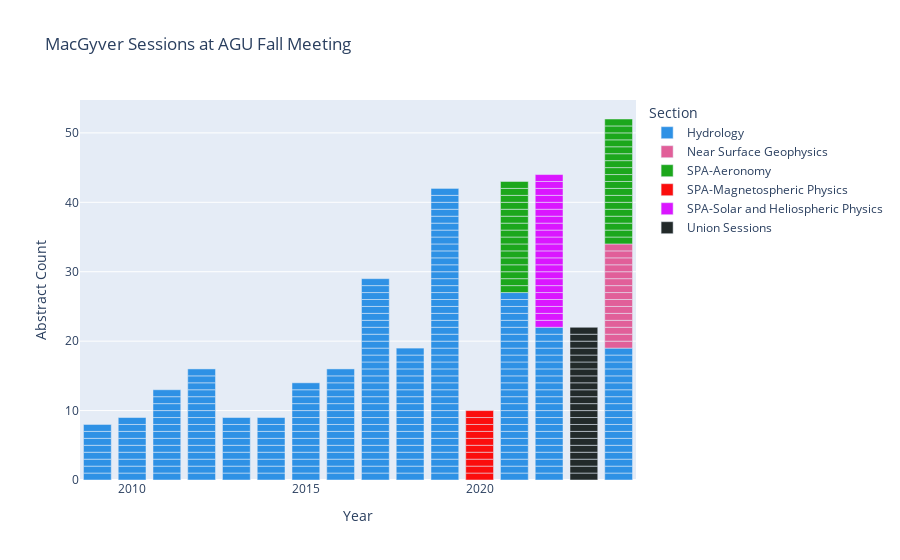

This figure's notebook cell:
### Code cell
# AGU Fall Meeting 

import plotly.graph_objects as go
import plotly.express as px
import pandas as pd


titlestring = "MacGyver Sessions at AGU Fall Meeting"
# data
# Read the .bib file
with open('macgyver.bib', 'r') as bibtex_file:
    bib_database = bibtexparser.load(bibtex_file)

# Convert to DataFrame
df = pd.DataFrame(bib_database.entries)

# Data handling:
df['Year'] = pd.to_numeric(df['year']) # Cast to numeric 
df['Abstract Count'] = 1 # for bar chart purposes
# Remove curly braces using str.replace()
df['title'] = df['title'].str.replace(r'[{}]', '', regex=True)
df['title'] = df['title'].str.replace(r'[/]', '', regex=True)
df['title'] = df['title'].str.replace(r'[\"]', '', regex=True)
df['author'] = df['author'].str.replace(r'[{}]', '', regex=True)
df['author'] = df['author'].str.replace(r'[~]', '', regex=True)

# Wrap the text and replace newlines with <br>
df['wrapped_author'] = df['author'].fillna('').str.wrap(50).apply(lambda x: x.replace('\n', '<br>'))
df["author"] = df["wrapped_author"]
df['wrapped_title'] = df['title'].fillna('').str.wrap(50).apply(lambda x: x.replace('\n', '<br>'))
df["title"] = df["wrapped_title"]


# Filter to just Fall Meeting abstracts:
# df = df[df.booktitle == "AGU Fall Meeting Abstracts"]

df["Section Code"] = df["eid"].str.slice(0, 2).apply(lambda x: ''.join(y for y in x if not y.isdigit()))
lookup_df = pd.read_csv("AGU Sections.csv")
lookup_dict = lookup_df.set_index('Section Code')['Section'].to_dict()
# Map the values using the dictionary
df['Section'] = df["Section Code"].map(lookup_dict)
df = df.sort_values(by='Section')
df.shape

fig = px.bar(df, x='Year', y = 'Abstract Count', color='Section',
            color_discrete_sequence=px.colors.qualitative.Dark24,
            title = titlestring,
            hover_name = "title",
            hover_data={"author": True, "eid": True, "adsurl": True, "Abstract Count": False})#"adsurl"})
# fig.data[-1].text = sums

fig.update_traces(textposition='inside')
fig.show()
fig.write_html("plots/"+titlestring +" Histogram_Labeled.html")

### Figure 1 — Plotly figure (JSON) as saved in the notebook; plotly's stock layout.template omitted (floating-point values rounded to 4 significant figures; data arrays with more than 128 entries replaced by an {"elided": "..."} marker saying what was removed)
{"data": [{"customdata": {"elided": "252x3 str values"}, "hovertemplate": "<b>%{hovertext}</b><br><br>Section=Hydrology<br>Year=%{x}<br>author=%{customdata[0]}<br>eid=%{customdata[1]}<br>adsurl=%{customdata[2]}<extra></extra>", "hovertext": {"elided": "252 str values"}, "legendgroup": "Hydrology", "marker": {"color": "#2E91E5", "pattern": {"shape": ""}}, "name": "Hydrology", "orientation": "v", "showlegend": true, "textposition": "inside", "type": "bar", "x": {"elided": "252 int values"}, "xaxis": "x", "y": {"elided": "252 int values"}, "yaxis": "y"}, {"customdata": [["Cadle, Nathan", "NS13B-1249", "https://ui.adsabs.harvard.edu/abs/2024AGUFMNS13B1249C"], ["Lathrop, Daniel Perry and Myers, Heidi Patricia<br>and Taffel, Meyer and Pick-Aluas, Alexandra and<br>Lekic, Vedran", "NS13B-1236", "https://ui.adsabs.harvard.edu/abs/2024AGUFMNS13B1236L"], ["Natoo, Aditya", "NS13B-1239", "https://ui.adsabs.harvard.edu/abs/2024AGUFMNS13B1239N"], ["Ziegenfus, Michael", "NS13B-1238", "https://ui.adsabs.harvard.edu/abs/2024AGUFMNS13B1238Z"], ["Pappas, Bryce and Herman, Rhett B.", "NS13B-124", "https://ui.adsabs.harvard.edu/abs/2024AGUFMNS13B.124P"], ["Pick-Aluas, Alexandra and Jaross, Elaine and<br>Lekic, Vedran and Lathrop, Daniel Perry", "NS13B-1235", "https://ui.adsabs.harvard.edu/abs/2024AGUFMNS13B1235P"], ["Tulban, Brandon and Dogan, Mine", "NS13B-1248", "https://ui.adsabs.harvard.edu/abs/2024AGUFMNS13B1248T"], ["Johnson, Jeffrey Bruce and Anderson, Jacob and<br>Mock, Jerry and Walsh, Owen and Pineda, Armando<br>and Rosenblatt, Bryan", "NS13B-1242", "https://ui.adsabs.harvard.edu/abs/2024AGUFMNS13B1242J"], ["Szabad, Eniko and Martin, Kaleb and Stipes, Em and<br>Herman, Rhett B.", "NS13B-1246", "https://ui.adsabs.harvard.edu/abs/2024AGUFMNS13B1246S"], ["Blanchy, Guillaume and Watlet, Arnaud and<br>Kaufmann, Olivier and Fargier, Yannick and Guyard,<br>H\\'el\\`ene and Cl\\'ement, R\\'emi", "NS13B-1245", "https://ui.adsabs.harvard.edu/abs/2024AGUFMNS13B1245B"], ["Smith, Athena and Herman, Rhett B.", "NS13B-1243", "https://ui.adsabs.harvard.edu/abs/2024AGUFMNS13B1243S"], ["Reinhardt, Alyssa and Gallagher, Timothy M.", "NS13B-1237", "https://ui.adsabs.harvard.edu/abs/2024AGUFMNS13B1237R"], ["Proffitt, Hannah and Tsoflias, Georgios P.", "NS13B-1241", "https://ui.adsabs.harvard.edu/abs/2024AGUFMNS13B1241P"], ["O'Hara, Garrett and Herman, Rhett B.", "NS13B-1247", "https://ui.adsabs.harvard.edu/abs/2024AGUFMNS13B1247O"], ["Paul, Em", "NS13B-1244", "https://ui.adsabs.harvard.edu/abs/2024AGUFMNS13B1244P"]], "hovertemplate": "<b>%{hovertext}</b><br><br>Section=Near Surface Geophysics<br>Year=%{x}<br>author=%{customdata[0]}<br>eid=%{customdata[1]}<br>adsurl=%{customdata[2]}<extra></extra>", "hovertext": ["Testing the Longitudinal Crushing Strength of the<br>Alaskan Sea Ice Using a Self-Built Clamp System", "An Unmanned Aerial System for Detecting Near-<br>Surface Anomalies in Urban Environments", "Development of a Advanced Portable Environmental<br>Quality Monitoring Payload Installed on a UAVUGV", "Determining Light Extinction Through Arctic Sea<br>Ice Using a Self-Built Device", "Exploring Atmospheric Light Attenuation With Two<br>Self-Built Multi-Wavelength Sensors", "A Frequency-Domain EM System for Near-Surface<br>Conductivity Mapping in Urban Environments", "Spatiotemporal Monitoring of the Infiltration<br>Process Affected by Tree Roots", "Low cost infrasound sensors in dangerous places:<br>Adventures of the Gem in hostile volcanic<br>environments", "Raspberry Pi Based Studies of Data From the Global<br>Navigation Satellite Systems", "OhmPi: an Open-Hardware Resistivity-meter v2024", "Measuring 3D Wind Velocity Using a Self-Built Load<br>Cell Anemometer", "Detection of Seasonal Mineral Weathering and<br>Respiration Signals in Abandoned Mine Tailings<br>with Soil Porespace O2 and CO2 Data", "Local earthquake monitoring using RaspberryShake<br>seismometers: A case study in Kansas", "Sea Ice Seismicity Near Utqia\\.gvik, Alaska, Using<br>an Inexpensive Triaxial Seismic Sensor", "Measuring Carbon Dioxide Efflux From Arctic<br>Environments During the Non-Growing Season"], "legendgroup": "Near Surface Geophysics", "marker": {"color": "#E15F99", "pattern": {"shape": ""}}, "name": "Near Surface Geophysics", "orientation": "v", "showlegend": true, "textposition": "inside", "type": "bar", "x": [2024, 2024, 2024, 2024, 2024, 2024, 2024, 2024, 2024, 2024, 2024, 2024, 2024, 2024, 2024], "xaxis": "x", "y": [1, 1, 1, 1, 1, 1, 1, 1, 1, 1, 1, 1, 1, 1, 1], "yaxis": "y"}, {"customdata": [["Kuzub, Jeremy", "SA32A-05", "https://ui.adsabs.harvard.edu/abs/2021AGUFMSA32A..05K"], ["Aguilar Guerrero, Jaime", "SA11A-05", "https://ui.adsabs.harvard.edu/abs/2024AGUFMSA11A..05A"], ["Poh, Gangkai and Erinfolami, Funmilayo and Connor,<br>Hyunju KIM and Larson, Sierra and Owalabi, Charles", "SA11A-02", "https://ui.adsabs.harvard.edu/abs/2024AGUFMSA11A..02P"], ["Cohen, Austin and Ozturk, Dogacan Su and Barkley-<br>Griggs, Jonah and Ledvina, Vincent and Reeve,<br>Whitham D. and Hampton, Donald L. and Schoening,<br>Lori and Connor, Hyunju KIM and Keesee, Amy M.", "SA11A-01", "https://ui.adsabs.harvard.edu/abs/2024AGUFMSA11A..01C"], ["Connors, Martin G. and Schofield, Ian and Aryal,<br>Raju", "SA11A-08", "https://ui.adsabs.harvard.edu/abs/2024AGUFMSA11A..08C"], ["Cerwin, Steve and McMahan, Jesse and Papadopoulos,<br>Alexandros and Piccini, Gerard and Bilberry, Paul<br>and Samuel, Blackshear and Collins, Kristina and<br>Frissell, Nathaniel A.", "SA11A-04", "https://ui.adsabs.harvard.edu/abs/2024AGUFMSA11A..04C"], ["Knuth, Jenny and Lucas, Greg and Berger, Thomas<br>and Brooks, Keira", "SA11A-07", "https://ui.adsabs.harvard.edu/abs/2024AGUFMSA11A..07K"], ["Lundkvist, Anders and Kuznetsova, Masha and Mays,<br>M. Leila and Olsson, Elon and Resnick, Elana and<br>MacDonald, Elizabeth and Brandt Edson, Laura", "SA11A-06", "https://ui.adsabs.harvard.edu/abs/2024AGUFMSA11A..06L"], ["Ledvina, Vincent and Kuzub, Jeremy", "SA13A-2732", "https://ui.adsabs.harvard.edu/abs/2024AGUFMSA13A2732L"], ["Nguyen, Cuong D. and Frissell, Nathaniel A. and<br>Gibbons, John and Boedicker, Rachel K. and Zorman,<br>Christian and Collins, Kristina and Engelke,<br>William and Atkison, Travis and Blackwell, William<br>and Robinett, Rob S. and et al.", "SA13A-273", "https://ui.adsabs.harvard.edu/abs/2024AGUFMSA13A.273N"], ["Dykema, Alicia and Bering, Edgar A. and Renshaw,<br>Andrew L. and Sosa, Diego and Mendez, Joshlyn and<br>Ruszkowski, Jason", "SA13A-2729", "https://ui.adsabs.harvard.edu/abs/2024AGUFMSA13A2729D"], ["Usis, Maris and Schwartz, Laura and Goodman, Adam<br>and Sastry, Shashank and Kazdan, David and<br>Collins, Kristina", "SA13A-2727", "https://ui.adsabs.harvard.edu/abs/2024AGUFMSA13A2727U"], ["Leamon, Robert James and Kim, Soo-Hyung", "SA13A-2724", "https://ui.adsabs.harvard.edu/abs/2024AGUFMSA13A2724L"], ["Kreisler, Steve and Strub, Richard F. and<br>Ravindran, Ashwinraj and Ravindran, Adarshraj and<br>Smith, Harman and Gershman, Daniel J. and Le, Guan<br>and Giles, Barbara L. and Burch, James and<br>Genestreti, Kevin James and et al.", "SA13A-2731", "https://ui.adsabs.harvard.edu/abs/2024AGUFMSA13A2731K"], ["Guarnieri, Fernando L. and Vieira, Luis Eduardo A.<br>and Tavares, Felipe and Dal Lago, Alisson and de<br>Oliveira, Ivan and Carlesso, Franciele", "SA13A-2725", "https://ui.adsabs.harvard.edu/abs/2024AGUFMSA13A2725G"], ["Farny, Caleb and Bland, Geoff and Ogiemwonyi, Lisa<br>and Bulakh, Bogdana and Haley, Samuel and<br>Koukouchkina, Lorenzo and Li, Jingshou and Lin,<br>Weinuo and Menon, Natalie and Pulake, Ani and et<br>al.", "SA13A-2728", "https://ui.adsabs.harvard.edu/abs/2024AGUFMSA13A2728F"], ["Hozumi, Kornyanat and Frissell, Nathaniel A. and<br>Griffiths, Gwyn and Chou, Min-Yang", "SA13A-2726", "https://ui.adsabs.harvard.edu/abs/2024AGUFMSA13A2726H"], ["Resnick, Elana and Kuznetsova, Masha and Mays, M.<br>Leila and Zheng, Yihua and Mullinix, Richard and<br>Wiegand, Chiu and Olsson, Elon and Lundkvist,<br>Anders and MacDonald, Elizabeth and Brandt Edson,<br>Laura and et al.", "SA13A-2723", "https://ui.adsabs.harvard.edu/abs/2024AGUFMSA13A2723R"], ["Piccini, Gerard and McGwier, Robert and Spalletta,<br>Robert and Frissell, Nathaniel A. and Mokhtari,<br>Majid and Erickson, Philip", "SA11A-03", "https://ui.adsabs.harvard.edu/abs/2024AGUFMSA11A..03P"], ["Cerwin, Steve and Collins, Kristina and Joshi, Dev<br>and Frissell, Nathaniel", "SA32A-02", "https://ui.adsabs.harvard.edu/abs/2021AGUFMSA32A..02C"], ["Joshi, Dev and Frissell, Nathaniel and Sharwar, M.<br>and Sami, Simal and Ruohoniemi, J. Michael and<br>Baker, Joseph and Coster, Anthea and Erickson,<br>Philip and Liles, William and Vierinen, Juha and<br>et al.", "SA35F-1954", "https://ui.adsabs.harvard.edu/abs/2021AGUFMSA35F1954J"], ["Obenberger, Kenneth and Pung, Aaron and Dao,<br>Eugene and Fallen, Christopher", "SA32A-03", "https://ui.adsabs.harvard.edu/abs/2021AGUFMSA32A..03O"], ["Casente, David and Elia, Joanna and Collins,<br>Kristina", "SA35F-1951", "https://ui.adsabs.harvard.edu/abs/2021AGUFMSA35F1951C"], ["Romanek, Veronica and Frissell, Nathaniel and<br>Joshi, Dev and Liles, William and Trop, Claire and<br>Collins, Kristina and Perry, Gareth", "SA32A-08", "https://ui.adsabs.harvard.edu/abs/2021AGUFMSA32A..08R"], ["Mathanlal, Thasshwin and Vakkada Ramachandran,<br>Abhilash and Zorzano, Maria-Paz and Martin-Torres,<br>Javier", "SA32A-01", "https://ui.adsabs.harvard.edu/abs/2021AGUFMSA32A..01M"], ["Musset, Sophie and Glesener, Lindsay and Fortson,<br>Lucy and Kapsiak, Charles and Ostlund, Erik and<br>Alnahari, Suhail and Jeunon, Mariana and Zhang,<br>Yixian and Panesar, Navdeep and Fleishman, Gregory<br>and et al.", "SA32A-07", "https://ui.adsabs.harvard.edu/abs/2021AGUFMSA32A..07M"], ["Henley, Chase and Moldwin, Mark and Ojeda, Lauro", "SA35F-1956", "https://ui.adsabs.harvard.edu/abs/2021AGUFMSA35F1956H"], ["Ledvina, Vincent and MacDonald, Elizabeth and<br>Barkhouse, Wayne and Young, Timothy and McCormack,<br>Michael and Collins, Steve", "SA32A-04", "https://ui.adsabs.harvard.edu/abs/2021AGUFMSA32A..04L"], ["Madey, Julius and Witten, David and Kim, Hyomin<br>and Frissell, Nathaniel", "SA35F-1950", "https://ui.adsabs.harvard.edu/abs/2021AGUFMSA35F1950M"], ["Hobart, Joseph R. and Farmer, James and Mikitin,<br>Gary and Waugh, David and Benedict, Robert and<br>Collins, Kristina and Kazdan, David and Gibbons,<br>John and Frissell, Nathaniel", "SA35F-1949", "https://ui.adsabs.harvard.edu/abs/2021AGUFMSA35F1949H"], ["Witteman, Andy and MacDonald, Elizabeth", "SA35F-1953", "https://ui.adsabs.harvard.edu/abs/2021AGUFMSA35F1953W"], ["Roosnovo, Alexandra and Chi, Peter and Petit, Noel", "SA35F-1955", "https://ui.adsabs.harvard.edu/abs/2021AGUFMSA35F1955R"], ["Wilson, Gabriel and Maldonado, Carlos and Coffey,<br>Victoria and McHarg, Matthew", "SA35F-1952", "https://ui.adsabs.harvard.edu/abs/2021AGUFMSA35F1952W"], ["Hunnekuhl, Michael and MacDonald, Elizabeth and<br>Swanson, Ben and Stone, James and Voss, Stephen<br>and Chernenkoff, Alexei and Standring, Will and<br>Stott, Dallas and Atkins, Rodney and Ward, Stephen<br>and et al.", "SA35F-1957", "https://ui.adsabs.harvard.edu/abs/2021AGUFMSA35F1957H"]], "hovertemplate": "<b>%{hovertext}</b><br><br>Section=SPA-Aeronomy<br>Year=%{x}<br>author=%{customdata[0]}<br>eid=%{customdata[1]}<br>adsurl=%{customdata[2]}<extra></extra>", "hovertext": ["AurorEye: Prototype for a Highly Portable COTS RGB<br>All-Sky Imager Station", "Engaging the Public in Heliophysics: Deploying<br>Atmospheric Data to AR and VR Platforms for<br>Education and Outreach", "Maryland Space Weather UnderGround Research and<br>Outreach Program: Pushing the Boundaries of Next-<br>Generation Low-Cost Ground Magnetometers", "A Low-cost Space Weather Observatory for the UAF<br>Space Weather UnderGround High School Participants", "Geomagnetic and Geoelectric Fields Measured with<br>Modern Microcontrollers, Analog Front Ends, Solar<br>Power, and IoT Connectivity", "HamSCI HF Multipath Propagation Mode Analysis<br>Using Amateur Radios and Audio Waveforms Sensitive<br>to Time Difference of Arrival (TDOA)", "Visualizing Space Weather: SWx TREC Space Weather<br>Applications Bring Data to Life", "Experience the May 2024 Geomagnetic Storm with<br>OpenSpace, CCMC, and Aurorasaurus Citizen Science<br>Reports", "AurorEye: Production of a Portable, Off-the-Shelf<br>Automated All-Sky Aurora Camera", "High Frequency Radio Receivers for Ionospheric<br>Observations in the HamSCI Personal Space Weather<br>Station Network", "Field Spectroscopy of the Ionospheric AirGlow<br>Reflector Experiments as an Expansion of<br>Undergraduate Physics Research at the University<br>of Houston", "HF Propagation Experiment Utilizing CHU Beacon<br>During the April 2024 Solar Eclipse: A<br>Collaborative Approach to Ionospheric Research", "Stumpy's Last Stand: Effects of the Solar Cycle<br>and Solar Max on Washington's Cherry Blossoms", "Science Investigations and Graphics Generation<br>using the MMS Data Visualizer - MMS VIS", "Proof of Concept Prototype of a Spectral Camera<br>Based on Holographic Filters for the Galileo Solar<br>Space Telescope (GSST)", "AquaROVER and TerraROVER Engineering Design<br>Improvements", "HamSCI as a Novel Dataset to Validate Ionospheric<br>Models", "Explore space weather and the Heliophysics Big<br>Year (HBY) through storm narratives using<br>Community Coordinated Modeling Center's (CCMC)<br>hands-on tools", "A Low-Cost Low-Power Chirp Ionosonde for Studying<br>Eclipse Ionospheric Impacts", "Experimental and Computational Methods to Analyze<br>Complex Doppler Behavior of Ionospherically<br>Induced Doppler Shifts on HF Signals", "Observations of Mid-latitude Irregularities Using<br>the Oblique Ionosonde Sounding Mode for the HamSCI<br>Personal Space Weather Station", "Leveraging Natural and Anthropogenic HF Noise as<br>an Ionospheric Sounder", "Data Analysis Pipeline for Distributed Doppler<br>Measurements Using Citizen Science Datasets From<br>2020 and 2021 Eclipse Festival Campaigns", "HF Doppler Observations of Traveling Ionospheric<br>Disturbances in the WWV Signal Received with a<br>Network of Low-Cost HamSCI Personal Space Weather<br>Stations", "PACKMAN An Open Source, Portable Instrument to<br>Investigate Space Weather", "Solar Jet Hunter: a citizen science investigation<br>of coronal solar jets", "Performance Characterization of a low cost ZED-F9P<br>GNSS Receiver for Ionospheric Total Electron<br>Content Observations", "The North Dakota Dual Aurora Camera (NoDDAC), a<br>student-led citizen science project: one-year<br>retrospective, future developments, and scientific<br>potential", "An Easily Constructed High Resolution 3 Axis<br>Magnetometer for Backyard Citizen Science", "Construction and Operation of a HamSCI Grape<br>Version 1 Personal Space Weather Station: A<br>Citizen Scientists Perspective", "MacGyverying, modern astrophotography, and the<br>aurora citizen scientist", "On Using MEMS Magnetometers for Ground-based Space<br>Weather Observations", "Comparison between observations of APS and FPMU on<br>board the ISS", "Robust techniques to improve high quality<br>triangulations of contemporaneous citizen science<br>observations of STEVE"], "legendgroup": "SPA-Aeronomy", "marker": {"color": "#1CA71C", "pattern": {"shape": ""}}, "name": "SPA-Aeronomy", "orientation": "v", "showlegend": true, "textposition": "inside", "type": "bar", "x": [2021, 2024, 2024, 2024, 2024, 2024, 2024, 2024, 2024, 2024, 2024, 2024, 2024, 2024, 2024, 2024, 2024, 2024, 2024, 2021, 2021, 2021, 2021, 2021, 2021, 2021, 2021, 2021, 2021, 2021, 2021, 2021, 2021, 2021], "xaxis": "x", "y": [1, 1, 1, 1, 1, 1, 1, 1, 1, 1, 1, 1, 1, 1, 1, 1, 1, 1, 1, 1, 1, 1, 1, 1, 1, 1, 1, 1, 1, 1, 1, 1, 1, 1], "yaxis": "y"}, {"customdata": [["Lewis-Merrill, J. and Petit, N. and Muti, P. and<br>Flores, E. and Russell, C.T. and Chi, P.J.", "SM044-09", "https://ui.adsabs.harvard.edu/abs/2020AGUFMSM044..09L"], ["MacDonald, E. and Kozyra, J.", "SM044-06", "https://ui.adsabs.harvard.edu/abs/2020AGUFMSM044..06M"], ["Brandt, L. and MacDonald, E. and Sasser, L. and<br>Haas, J.P. and Garrison, L.L.", "SM044-03", "https://ui.adsabs.harvard.edu/abs/2020AGUFMSM044..03B"], ["Kuzub, J. and MacDonald, E.", "SM044-04", "https://ui.adsabs.harvard.edu/abs/2020AGUFMSM044..04K"], ["Flores, E. and Chi, P.J. and Russell, C.T. and<br>Merrill, J. and Muti, P.", "SM044-01", "https://ui.adsabs.harvard.edu/abs/2020AGUFMSM044..01F"], ["Bennett, C.L.", "SM044-05", "https://ui.adsabs.harvard.edu/abs/2020AGUFMSM044..05B"], ["Hunnekuhl, M. and MacDonald, E.", "SM044-07", "https://ui.adsabs.harvard.edu/abs/2020AGUFMSM044..07H"], ["Gomez Socola, J. and Rodrigues, F.S.", "SM044-10", "https://ui.adsabs.harvard.edu/abs/2020AGUFMSM044..10G"], ["Ledvina, V. and MacDonald, E. and McCormack, M.<br>and Collins, S. and Barkhouse, W. and Young, T.", "SM044-08", "https://ui.adsabs.harvard.edu/abs/2020AGUFMSM044..08L"], ["Nomura, H. and Nose, M. and Aoyama, H. and<br>Ichihara, H. and Kawano, T. and Hirahara, M.", "SM044-02", "https://ui.adsabs.harvard.edu/abs/2020AGUFMSM044..02N"]], "hovertemplate": "<b>%{hovertext}</b><br><br>Section=SPA-Magnetospheric Physics<br>Year=%{x}<br>author=%{customdata[0]}<br>eid=%{customdata[1]}<br>adsurl=%{customdata[2]}<extra></extra>", "hovertext": ["Single-Board Computer System for the Surface<br>Magnetic Assessment in Real Time (SMART) Ground-<br>based Magnetometers", "New Citizen Science Opportunities: MacGyvering<br>collaboration tools for science discovery in<br>Heliophysics", "3D Printing the Magnetosphere", "Keogramist: Explore 1400 Nights of Aurora on a<br>Phone", "An Evaluation of Long-term Variations in Magnetic<br>Variometer Data", "Improved Analysis of STEVE Photographs", "Early Evidence of Isolated Auroral Structures in<br>the 100 km Height Regime Observed at Subauroral<br>Latitudes by the Aurora Pioneer Carl St\\ormer", "ScintPi 2.0: Description and first results", "Construction of the North Dakota Dual Aurora<br>Camera (NoDDAC) to Aid in Citizen Science and<br>Space Weather Applications", "Application of Magneto-impedance Sensor to<br>Geomagnetic Field Measurements for Constructing<br>Distributed Arrays of Small Instruments (DASI)"], "legendgroup": "SPA-Magnetospheric Physics", "marker": {"color": "#FB0D0D", "pattern": {"shape": ""}}, "name": "SPA-Magnetospheric Physics", "orientation": "v", "showlegend": true, "textposition": "inside", "type": "bar", "x": [2020, 2020, 2020, 2020, 2020, 2020, 2020, 2020, 2020, 2020], "xaxis": "x", "y": [1, 1, 1, 1, 1, 1, 1, 1, 1, 1], "yaxis": "y"}, {"customdata": [["Michael, Alan and Chi, Peter J.", "SH51D-01", "https://ui.adsabs.harvard.edu/abs/2022AGUFMSH51D..01M"], ["Hunnekuhl, Michael and MacDonald, Elizabeth", "SH51D-05", "https://ui.adsabs.harvard.edu/abs/2022AGUFMSH51D..05H"], ["Odenwald, Sten Felix", "SH51D-03", "https://ui.adsabs.harvard.edu/abs/2022AGUFMSH51D..03O"], ["Broman, Eric and Chi, Peter J. and Zafran, Eden<br>and Khoshaba, Elona and Lacaire, Matt", "SH51D-02", "https://ui.adsabs.harvard.edu/abs/2022AGUFMSH51D..02B"], ["Kuzub, Jeremy", "SH51D-04", "https://ui.adsabs.harvard.edu/abs/2022AGUFMSH51D..04K"], ["Romanek, Veronica I. and Frissell, Nathaniel A.<br>and Liles, William and Gibbons, John and Collins,<br>Kristina and Kazdan, David and Boedicker, Rachel<br>K.", "SH55B-01", "https://ui.adsabs.harvard.edu/abs/2022AGUFMSH55B..01R"], ["Pilinski, Marcin and Minton, Timothy K. and Xu,<br>Chenbiao and Remec, Tomaz", "SH55B-04", "https://ui.adsabs.harvard.edu/abs/2022AGUFMSH55B..04P"], ["Wright, Isaac and Solanki, Ishita and Desai, Anupa<br>and Gomez Socola, Josemaria and Rodrigues, Fabiano<br>S.", "SH52F-1513", "https://ui.adsabs.harvard.edu/abs/2022AGUFMSH52F1513W"], ["Cerwin, Steve and Frissell, Nathaniel A. and<br>Collins, Kristina", "SH52F-1516", "https://ui.adsabs.harvard.edu/abs/2022AGUFMSH52F1516C"], ["King, Casey and Redondo, Fermin and Schoonmaker,<br>Michael and Chandler, Arun and Kaeppler, Stephen<br>Roland", "SH52F-1510", "https://ui.adsabs.harvard.edu/abs/2022AGUFMSH52F1510K"], ["Reid, Riley and Marshall, Robert Andrew and Blum,<br>Lauren W. and Berland, Grant", "SH52F-1517", "https://ui.adsabs.harvard.edu/abs/2022AGUFMSH52F1517R"], ["Lasko, Kekoa and Musset, Sophie and Jol, Paloma<br>and Sankar, Ramanakumar and Glesener, Lindsay and<br>Fortson, Lucy and Jeunon, Mariana and Zhang,<br>Yixian and Fleishman, Gregory D. and Panesar,<br>Navdeep and et al.", "SH52F-1511", "https://ui.adsabs.harvard.edu/abs/2022AGUFMSH52F1511L"], ["Kallman, Grace and Peticolas, Laura M. and<br>Martinez Oliveros, Juan Carlos and Targett, Thomas<br>and Cominsky, Lynn and Camilo Guevara Gomez, Juan", "SH55B-09", "https://ui.adsabs.harvard.edu/abs/2022AGUFMSH55B..09K"], ["Archer, Martin Owain and Hartinger, Michael and<br>Cottingham, Marek and Shi, Xueling and Vidugiris,<br>Evaldas and Holland, Anne and Harold, James B. and<br>Masongsong, Emmanuel V. and Hill, Ethan Duke and<br>Fox, Michael F.J. and et al.", "SH55B-06", "https://ui.adsabs.harvard.edu/abs/2022AGUFMSH55B..06A"], ["Aguilar Guerrero, Jaime and Heale, Christopher<br>James and Inchin, Pavel and Snively, Jonathan B.<br>and Zettergren, Matthew D.", "SH55B-02", "https://ui.adsabs.harvard.edu/abs/2022AGUFMSH55B..02A"], ["Kosar, Burcu and Yue, Jia and Gerland, Oliver and<br>Bor, Jozsef and Simmons, Sean and Lense, Rachel", "SH55B-05", "https://ui.adsabs.harvard.edu/abs/2022AGUFMSH55B..05K"], ["Cohen, Austin and Ozturk, Dogacan Su and Reyes,<br>Joe and Barkley-Griggs, Jonah and Schoening, Lori<br>and Connor, Hyunju and Hampton, Donald and Reeve,<br>Whitham D. and Smith, Charles William and Keesee,<br>Amy M.", "SH55B-07", "https://ui.adsabs.harvard.edu/abs/2022AGUFMSH55B..07C"], ["Vierinen, Juha and Huyghebaert, Devin Ray and<br>Chartier, Alex and Frissell, Nathaniel A. and<br>Kozlovsky, Alexander and Ulich, Thomas and<br>Floberg, Jens", "SH55B-03", "https://ui.adsabs.harvard.edu/abs/2022AGUFMSH55B..03V"], ["Nicholas, Andrew C. and Wolf, Joshua M. and<br>Kordella, Lee Joseph and Finne, Theodore T. and<br>Brown, Charles M. and Budzien, Scott Alan and<br>Marr, Kenneth David and Englert, Christoph R.", "SH55B-08", "https://ui.adsabs.harvard.edu/abs/2022AGUFMSH55B..08N"], ["Schneider, Madeline and Candey, Scott", "SH52F-1515", "https://ui.adsabs.harvard.edu/abs/2022AGUFMSH52F1515S"], ["Wilson, Gabriel and Maldonado, Carlos and<br>Reisenfeld, Daniel Brett and Holloway, Michael A.<br>and Morning, Heidi Linette and Arnold, Daniel W.<br>and Kim, Thomas Kyoung Ho", "SH52F-1514", "https://ui.adsabs.harvard.edu/abs/2022AGUFMSH52F1514W"], ["Young, Timothy and Ledvina, Vincent and MacDonald,<br>Elizabeth and Brandt, Laura and McCormack, Michael<br>and Collins, Steve and Barkhouse, Wayne", "SH52F-1512", "https://ui.adsabs.harvard.edu/abs/2022AGUFMSH52F1512Y"]], "hovertemplate": "<b>%{hovertext}</b><br><br>Section=SPA-Solar and Heliospheric Physics<br>Year=%{x}<br>author=%{customdata[0]}<br>eid=%{customdata[1]}<br>adsurl=%{customdata[2]}<extra></extra>", "hovertext": ["Development of Surface Magnetic Assessment in Real<br>Time (SMART) data platform and KNN-based<br>predictive analytics model", "Interoperable Database for Citizen Science<br>Observations of STEVE", "A Survey of Inexpensive Magnetometers for<br>Investigating Geomagnetic Storms", "Modernizing the Electronics System of UCLA Ground-<br>based Magnetometers", "AurorEye: Production of a portable, Off-the-Shelf<br>Automated All-Sky Aurora Camera", "Measuring Characteristics of Traveling Ionospheric<br>Disturbances Observed with a Network of Low Cost<br>HamSCI Personal Space Weather Stations", "The Neutral-Optics Velocity Analyzer", "Autonomous Platform for Distributed Ionospheric<br>Studies and Citizen Science Initiatives", "Observed Changes in Skywave HF Doppler Shifts as<br>Cycle 25 Ramps Up", "Development of a Low Resource, Inexpensive, High<br>Frequency Chirpsounder", "Pitch-Angle Resolved Measurements of Energetic<br>Electrons Using Coded Aperture Imaging", "Solar Jet Hunter: a citizen science investigation<br>of coronal solar jets", "Validating Eclipse Megamovie Crowd-Sourced Data<br>for Solar Coronal Research", "Lend Me Your Ears: The Potential of Sonification<br>in Space Weather (Citizen) Science", "Visualization of volumetric atmospheric data using<br>modern graphic engines and augmented reality", "Spritacular - A Citizen Science Project to Study<br>Electrical Discharges Above Thunderstorms", "The University of Alaska Space Weather Underground<br>Program: Student-built magnetometer array using<br>unique construction and deployment techniques.", "HF Sounding Using Software Defined Radio", "On-orbit Optical Detection of Lethal Non-Trackable<br>Debris", "Ground System Command and Telemetry Passthrough<br>Using an RP2040 Microcontroller.", "An Ultra-Low Resource Ion Mass Spectrometer for<br>Observations of Planetary Ionospheres", "The North Dakota Dual Aurora Camera Version 2.0<br>(NoDDAC2.0), a Platform for Citizen Science and a<br>Testbed for Implementing Best Practices in Open<br>Data and Collaboration"], "legendgroup": "SPA-Solar and Heliospheric Physics", "marker": {"color": "#DA16FF", "pattern": {"shape": ""}}, "name": "SPA-Solar and Heliospheric Physics", "orientation": "v", "showlegend": true, "textposition": "inside", "type": "bar", "x": [2022, 2022, 2022, 2022, 2022, 2022, 2022, 2022, 2022, 2022, 2022, 2022, 2022, 2022, 2022, 2022, 2022, 2022, 2022, 2022, 2022, 2022], "xaxis": "x", "y": [1, 1, 1, 1, 1, 1, 1, 1, 1, 1, 1, 1, 1, 1, 1, 1, 1, 1, 1, 1, 1, 1], "yaxis": "y"}, {"customdata": [["Turbyfill, Trent and Woltjer, Jordan and Kaushik,<br>Layan and Borsuk, Mark E. and Adli, Muhammad Imam<br>and Wagenaar, Dennis and Knight, Kevin", "U53B-0527", "https://ui.adsabs.harvard.edu/abs/2023AGUFM.U53B0527T"], ["Adsul, Bharat and Sohoni, Milind and Praveen, Asim<br>Rama and Dangi, Aaryan and Kadivar, Lisan and E,<br>Abhishek and Sudhanshu, Niranjan and Hattekar,<br>Kamlakar and Datar, Sameer and Talekar, Alok and<br>et al.", "U53A-03", "https://ui.adsabs.harvard.edu/abs/2023AGUFM.U53A..03A"], ["Berzolla, Zachary and Wolk, Sam and Reinhart,<br>Christoph", "U53A-05", "https://ui.adsabs.harvard.edu/abs/2023AGUFM.U53A..05B"], ["Robinett, Rob S. and Griffiths, Gwyn and Ellmore,<br>Glenn and Turner, Clint and Karn, Phil", "U53B-0524", "https://ui.adsabs.harvard.edu/abs/2023AGUFM.U53B0524R"], ["Perkins, D. Kala", "U53B-0526", "https://ui.adsabs.harvard.edu/abs/2023AGUFM.U53B0526P"], ["Robinson, Erin and Habermann, Ted and Buys,<br>Matthew and Chodacki, John and Davies, Neil and<br>Praetzellis, Maria and Wimalaratne, Sarala", "U53B-0519", "https://ui.adsabs.harvard.edu/abs/2023AGUFM.U53B0519R"], ["Kar, Bandana", "U53A-04", "https://ui.adsabs.harvard.edu/abs/2023AGUFM.U53A..04K"], ["Biljecki, Filip", "U53A-01", "https://ui.adsabs.harvard.edu/abs/2023AGUFM.U53A..01B"], ["Olson, Eric", "U53B-0518", "https://ui.adsabs.harvard.edu/abs/2023AGUFM.U53B0518O"], ["Di Mare, Francesca and MacDonald, Elizabeth and<br>Hunnekuhl, Michael and Brandt Edson, Laura", "U53B-0535", "https://ui.adsabs.harvard.edu/abs/2023AGUFM.U53B0535D"], ["Carrasco, Trinity and Constable, Catherine and<br>Gee, Jeffrey S.", "U53B-0533", "https://ui.adsabs.harvard.edu/abs/2023AGUFM.U53B0533C"], ["Halford, Alexa Jean and Barnum, Julie I.", "U53B-0531", "https://ui.adsabs.harvard.edu/abs/2023AGUFM.U53B0531H"], ["Esquivias, Georgiana R. and Huyck, Charles K. and<br>Ghosh, Shubharoop and Hu, ZhengHui and Eguchi,<br>Michael and Amyx, Paul and Smith, Kay B. and<br>Winson, Annie and Jordan, Colm", "U53A-06", "https://ui.adsabs.harvard.edu/abs/2023AGUFM.U53A..06E"], ["Romanek, Veronica I. and Frissell, Nathaniel A.<br>and Liles, William and Gibbons, John and Collins,<br>Kristina and Ruohoniemi, J. Michael and Baker,<br>Joseph B.H. and Kazdan, David and Boedicker,<br>Rachel K.", "U53B-0528", "https://ui.adsabs.harvard.edu/abs/2023AGUFM.U53B0528R"], ["Cohen, Austin and Barkley-Griggs, Jonah and<br>Ozturk, Dogacan Su and Reeve, Whitham D. and<br>Hampton, Donald L. and Connor, Hyunju KIM and<br>Keesee, Amy M.", "U53B-0517", "https://ui.adsabs.harvard.edu/abs/2023AGUFM.U53B0517C"], ["Cerwin, Steve and Frissell, Nathaniel A. and<br>Mikitin, Gary and Billberry, Paul and Collins,<br>Kristina and Samuel, Blackshear", "U53B-0523", "https://ui.adsabs.harvard.edu/abs/2023AGUFM.U53B0523C"], ["Berger, Thomas E. and Knuth, Jenny and Lucas, Greg<br>and Lindholm, Douglas M. and Pankratz, Christopher<br>K.", "U53B-0532", "https://ui.adsabs.harvard.edu/abs/2023AGUFM.U53B0532B"], ["Ouaret, Walid and Endsley, Arthur and Brown, Molly<br>Elizabeth and Latati Mourad, Latati Mourad and<br>Nabil, Mohsen", "U53B-0529", "https://ui.adsabs.harvard.edu/abs/2023AGUFM.U53B0529O"], ["Kim, Hyomin and Witten, David M. and Frissell,<br>Nathaniel A. and Engelke, William and Cao, Zhaoshu<br>and Cowling, Scotty and Larsen, David and Liddle,<br>Anderson and Muscolino, Nicholas and Mokhtari,<br>Majid and et al.", "U53B-0521", "https://ui.adsabs.harvard.edu/abs/2023AGUFM.U53B0521K"], ["Thomas, Brian A. and Candey, Robert and Ireland,<br>Jack and Jian, Lan and Ringuette, Rebecca and da<br>Silva, Daniel and Helvey-Kalsulke, Tressa", "U53B-053", "https://ui.adsabs.harvard.edu/abs/2023AGUFM.U53B05.3T"], ["King, Casey and Panov, Jacob and Redondo, Fermin<br>and Coleman, Lawrence and Chandler, Arun and<br>Kaeppler, Stephen Roland", "U53B-052", "https://ui.adsabs.harvard.edu/abs/2023AGUFM.U53B05.2K"], ["Deelman, Ewa and Knuth, Shelley L. and Chalker,<br>Alan and Freeborn, Layla and Gazula, Vikram and<br>Goodhue, John and Griffioen, James and Hudak,<br>David and Pasquale, Andrew and Perkins, Dylan and<br>et al.", "U53B-0525", "https://ui.adsabs.harvard.edu/abs/2023AGUFM.U53B0525D"]], "hovertemplate": "<b>%{hovertext}</b><br><br>Section=Union Sessions<br>Year=%{x}<br>author=%{customdata[0]}<br>eid=%{customdata[1]}<br>adsurl=%{customdata[2]}<extra></extra>", "hovertext": ["Refining FEMA's NFIP V2 Open Flood Insurance<br>Claims Dataset: Comprehensive Enhancements through<br>Augmentation, Feature Engineering, Anomaly<br>Detection and Multiple Imputation", "Modernizing Land Records: Advanced Segmentation<br>and Geometric Reconciliation for Legacy Land<br>Ownership and Land Use", "Combining GIS Data with Physics-Based Energy<br>Models to Help Cities Chart a Path to Their<br>Building-Related Emissions Reduction Goals", "Ham Band WSPR beacons as Sources of Ionosphere<br>Measurements", "New Developments is Sustainable Green Rocket<br>Fuels; and STEAM with Industrial Explorations in<br>Zero Gravity", "Connecting Place-based Research Back to the Place:<br>Leveraging the Global Research Infrastructure to<br>Enable Open Science", "Towards Building Decarbonization - Science,<br>Technology and Policy Requirements", "Quality and Usability of Crowdsourced Global<br>Building Information", "Climate Science in the Open: Infrastructure to<br>Enable Access to Critical Scientific Communication", "What does the STEVE phenomena reveal about the<br>role of turbulence in Magnetosphere-Ionosphere<br>interactions?", "Towards Interoperability of Specialized and<br>General Paleomagnetic Databases", "The Need for a Space, Planetary, and Atmospheric<br>Physics Open Software Archive", "New Approach for Building Exposure Database<br>Development and Quantitative Assessment of<br>Uncertainty", "Seasonal and Diurnal Climatology of MSTIDs<br>Observed Using HF Doppler Sounding Techniques", "A MacGyvered approach to cost-effective<br>magnetometers in Alaska: The University of Alaska<br>Fairbanks Space Weather UnderGround program's<br>Multiple-Deployment-Vessel.", "Estimation of Ionospheric Layer Height by<br>Measuring the Time Difference of Arrival (TDOA)<br>Between 1 and 2 Hop Propagation Modes", "The Space Weather Data Portal: an open science<br>resource for Heliophysics data exploration", "Seeds of Change: Equipping Scientists with NASA's<br>Climate-Sensitive Agricultural Tools", "Development of Ham Radio Science Citizen<br>Investigation (HamSCI) Magnetometer and Data<br>Visualization for Space Weather Studies", "The Heliophysics Digital Resource Library", "Development of a Low Power, Inexpensive, High<br>Frequency Ionosonde Sounder", "Leveraging National Cyberinfrastructure for Earth<br>Science"], "legendgroup": "Union Sessions", "marker": {"color": "#222A2A", "pattern": {"shape": ""}}, "name": "Union Sessions", "orientation": "v", "showlegend": true, "textposition": "inside", "type": "bar", "x": [2023, 2023, 2023, 2023, 2023, 2023, 2023, 2023, 2023, 2023, 2023, 2023, 2023, 2023, 2023, 2023, 2023, 2023, 2023, 2023, 2023, 2023], "xaxis": "x", "y": [1, 1, 1, 1, 1, 1, 1, 1, 1, 1, 1, 1, 1, 1, 1, 1, 1, 1, 1, 1, 1, 1], "yaxis": "y"}], "layout": {"autosize": true, "barmode": "relative", "legend": {"title": {"text": "Section"}, "tracegroupgap": 0}, "title": {"text": "MacGyver Sessions at AGU Fall Meeting"}, "xaxis": {"anchor": "y", "autorange": true, "domain": [0, 1], "range": [2008.0, 2024.0], "title": {"text": "Year"}, "type": "linear"}, "yaxis": {"anchor": "x", "autorange": true, "domain": [0, 1], "range": [0, 54.74], "title": {"text": "Abstract Count"}, "type": "linear"}}}
